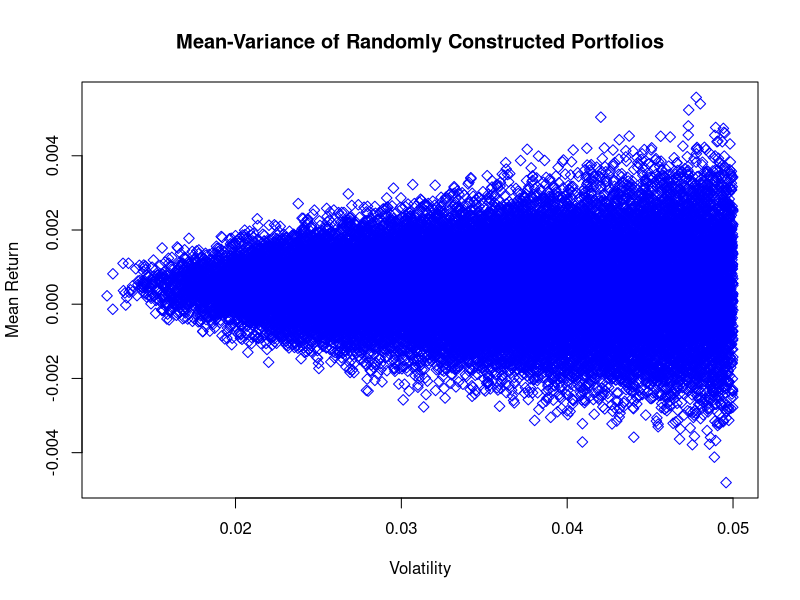

Here is the R script that generated this plot:
### Mean-Variance Portfolio Simulator ###

mvo.sim <- function(raw.returns)
  # simulates a portfolio of n random returns series, weighted randomly (but sum(weights)==1)
  #   
  #   Args:
  #     raw.returns: data.frame of column-wise raw component returns
  #   
  #   Returns:
  #     List of:
  #       portfolio.mean: mean of the portfolio arising from random weights
  #       portfolio.vol: volatility of the portfolio arising from random weights
  
{
  # get number of components
  n = length(raw.returns)
  
  # generate weights
  weights <- runif(n, -10, 10)
  weights <- weights/(sum(weights)) #normalize such sum(weights)==1
  
  # simulate portfolio
  portfolio.returns <- t(t(component.returns)*weights) #returns of individual components
  sum.portfolio.returns <- rowSums(portfolio.returns)  # total portfolio returns
  
  portfolio.mean <- mean(sum.portfolio.returns)
  portfolio.vol <- sd(sum.portfolio.returns)
  
  return(list(portfolio.mean, portfolio.vol))
  
}

#define number of portfolio components
n <- 30

# generate returns series
component.returns <- list()
for(i in c(1:n))
{
  component.returns[[i]] <- rnorm(1000, mean = 0.001, sd = 0.05)
}

# combine column-wise into data frame
component.returns <- do.call(cbind.data.frame, component.returns)
colnames(component.returns) <- as.character(c(1:n))

# define vectors for holding portfolio means and volatilities
means <- vector()
vols <- vector()
j <- 1

# run simulator many times on our returns data frame
for(i in c(1:100000))
{
  mv <- mvo.sim(component.returns)
  if(mv[[2]] < 0.05) # discard high vol portfolios
  {
    means[j] <- mv[[1]]
    vols[j] <- mv[[2]]
    j <- j+1
  }
  
}

# plot results
plot(vols, means, 
     col='blue', pch=5,
     xlab='Volatility', ylab='Mean Return',
     main='Mean-Variance of Randomly Constructed Portfolios')